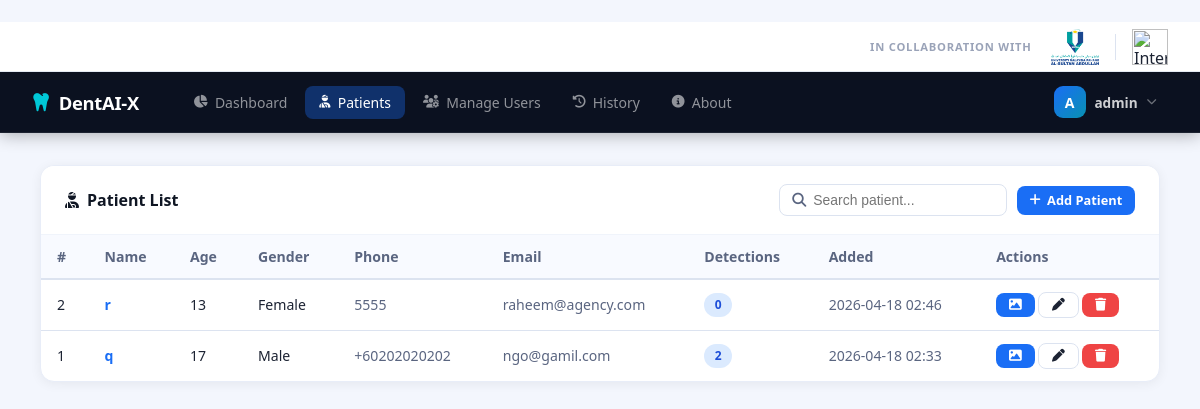
Screenshot of /admin/patients (signed in) with the database file from the repository.
### dental-detection/app_utils/models.py (models this page shows, shortened)
class User(UserMixin, db.Model):
    __tablename__ = "users"
    id            = db.Column(db.Integer, primary_key=True)
    username      = db.Column(db.String(80),  unique=True, nullable=False)
    email         = db.Column(db.String(120), unique=True, nullable=False)
    password_hash = db.Column(db.String(256), nullable=False)
    role          = db.Column(db.String(20),  nullable=False, default="dentist")  # admin | dentist
    is_active     = db.Column(db.Boolean, default=True)
    reset_token   = db.Column(db.String(100), nullable=True)
    avatar        = db.Column(db.String(200), nullable=True)   # relative path under static/
    created_at    = db.Column(db.DateTime, default=datetime.utcnow)
    detections    = db.relationship("Detection", backref="dentist", lazy=True,
                                    foreign_keys="Detection.dentist_id")
    patients_created = db.relationship("Patient", backref="created_by_user", lazy=True)

class Patient(db.Model):
    __tablename__ = "patients"
    id           = db.Column(db.Integer, primary_key=True)
    name         = db.Column(db.String(120), nullable=False)
    dob          = db.Column(db.String(20),  nullable=True)
    gender       = db.Column(db.String(10),  nullable=True)
    phone        = db.Column(db.String(30),  nullable=True)
    email        = db.Column(db.String(120), nullable=True)
    ic_number    = db.Column(db.String(50),  nullable=True)
    notes        = db.Column(db.Text,        nullable=True)
    created_by   = db.Column(db.Integer, db.ForeignKey("users.id"), nullable=True)
    created_at   = db.Column(db.DateTime, default=datetime.utcnow)
    detections   = db.relationship("Detection", backref="patient", lazy=True,
                                   cascade="all, delete-orphan")
    def age(self):
        if not self.dob:
            return "N/A"
        try:
            birth = datetime.strptime(self.dob, "%Y-%m-%d")
            today = datetime.today()
            return today.year - birth.year - ((today.month, today.day) < (birth.month, birth.day))
        except Exception:
            return "N/A"

### dental-detection/app.py (the view)
@app.route("/admin/patients")
@login_required
@admin_required
def admin_patients():
    q        = request.args.get("q", "").strip()
    query    = Patient.query
    if q:
        query = query.filter(Patient.name.ilike(f"%{q}%"))
    patients = query.order_by(Patient.created_at.desc()).all()
    return render_template("admin/patients.html", patients=patients, q=q)

### dental-detection/app.py (called while the page is built)
@app.template_filter("myt")
def myt_filter(dt, fmt="%Y-%m-%d %H:%M"):
    if not dt:
        return "—"
    return (dt + _td(hours=8)).strftime(fmt)

@login_manager.user_loader
def load_user(user_id):
    return db.session.get(User, int(user_id))

def admin_required(f):
    @wraps(f)
    def decorated(*args, **kwargs):
        if not current_user.is_authenticated or current_user.role != "admin":
            abort(403)
        return f(*args, **kwargs)
    return decorated

### dental-detection/templates/admin/patients.html (shortened to what this page needs)
﻿{% extends "base.html" %}
{% block content %}
<div class="card">
  <div class="card-header">
    <h2><i class="fa-solid fa-user-injured"></i> Patient List</h2>
    <div style="display:flex;gap:.6rem;align-items:center">
      <form method="GET" class="search-form">
        <div class="input-icon compact">
          <input type="text" name="q" value="{{ q }}" placeholder="Search patient..."/>
        </div>
      </form>
      <a href="{{ url_for('admin_add_patient') }}" class="btn btn-primary btn-sm">
        <i class="fa-solid fa-plus"></i> Add Patient
      </a>
    </div>
  </div>
  <div class="table-wrap">
    <table class="data-table">
      <thead>
        <tr><th>#</th><th>Name</th><th>Age</th><th>Gender</th><th>Phone</th><th>Email</th><th>Detections</th><th>Added</th><th>Actions</th></tr>
      </thead>
      <tbody>
        {% for p in patients %}
        <tr>
          <td>{{ p.id }}</td>
          <td><a href="{{ url_for('admin_patient_detail', pid=p.id) }}" style="font-weight:700;color:var(--primary);text-decoration:none">{{ p.name }}</a></td>
          <td>{{ p.age() }}</td>
          <td>{{ p.gender or ' - ' }}</td>
          <td class="text-muted">{{ p.phone or ' - ' }}</td>
          <td class="text-muted">{{ p.email or ' - ' }}</td>
          <td><span class="badge badge-blue">{{ p.detections|length }}</span></td>
          <td class="text-muted" style="white-space:nowrap">{{ p.created_at | myt }}</td>
          <td class="action-cell">
            <form method="POST" action="{{ url_for('admin_upload_patient_image', pid=p.id) }}" enctype="multipart/form-data" style="display:inline">
              <label for="upload-image-{{ p.id }}" class="btn btn-sm btn-primary" title="Add image for dentist" style="cursor:pointer">
                <i class="fa-solid fa-image"></i>
              </label>
            </form>
            <a href="{{ url_for('admin_edit_patient', pid=p.id) }}" class="btn btn-sm btn-outline" title="Edit">
              <i class="fa-solid fa-pen"></i>
            </a>
            <form method="POST" action="{{ url_for('admin_delete_patient', pid=p.id) }}" style="display:inline"
                  onsubmit="return confirm('Delete patient {{ p.name }}? All detections will be lost.')">
              <button class="btn btn-sm btn-danger" title="Delete"><i class="fa-solid fa-trash"></i></button>
            </form>
          </td>
        </tr>
        {% else %}
        <tr><td colspan="9" class="empty-row">No patients found. <a href="{{ url_for('admin_add_patient') }}">Add one  -> </a></td></tr>
        {% endfor %}
      </tbody>
    </table>
  </div>
</div>
{% endblock %}

### dental-detection/templates/base.html (shortened to what this page needs)
﻿<!DOCTYPE html>
<html lang="en">
<head>
  <link rel="stylesheet" href="{{ url_for('static', filename='css/style.css') }}"/>
  <link rel="stylesheet" href="https://cdnjs.cloudflare.com/ajax/libs/font-awesome/6.5.0/css/all.min.css"/>
</head>
<body class="app-layout">
<div class="co-brand-bar">
  <span class="cbr-label">In Collaboration with</span>
  <div class="cbr-logos">
    <img src="{{ url_for('static', filename='images/UMPSA.png') }}" alt="Universiti Malaysia Pahang Al-Sultan Abdullah" class="cbr-logo" title="Universiti Malaysia Pahang Al-Sultan Abdullah"/>
    <img src="{{ url_for('static', filename='images/IIUM.png') }}" alt="International Islamic University Malaysia" class="cbr-logo" title="International Islamic University Malaysia"/>
  </div>
</div>
<header class="topnav" id="topnav">
  <div class="topnav-inner">
    <a href="{{ url_for('dashboard') }}" class="tnav-logo">
      <i class="fa-solid fa-tooth"></i>
      <span>DentAI-X</span>
    </a>
    <nav class="tnav-links" id="tnavLinks">
      {% if current_user.role == 'admin' %}
        <a href="{{ url_for('admin_dashboard') }}" class="tnav-item {% if request.endpoint == 'admin_dashboard' %}active{% endif %}">
          <i class="fa-solid fa-chart-pie"></i> Dashboard
        </a>
        <a href="{{ url_for('admin_patients') }}" class="tnav-item {% if 'patient' in request.endpoint %}active{% endif %}">
          <i class="fa-solid fa-user-injured"></i> Patients
        </a>
        <a href="{{ url_for('admin_users') }}" class="tnav-item {% if 'user' in request.endpoint and request.endpoint != 'profile' %}active{% endif %}">
          <i class="fa-solid fa-users-gear"></i> Manage Users
        </a>
        <a href="{{ url_for('admin_history') }}" class="tnav-item {% if 'history' in request.endpoint or 'detection_detail' in request.endpoint %}active{% endif %}">
          <i class="fa-solid fa-clock-rotate-left"></i> History
        </a>
      {% endif %}
      <a href="{{ url_for('about') }}" class="tnav-item {% if request.endpoint == 'about' %}active{% endif %}">
        <i class="fa-solid fa-circle-info"></i> About
      </a>
    </nav>
    <div class="tnav-right">
      <div class="tnav-user" id="userMenuBtn" onclick="toggleUserMenu()">
        {% if current_user.avatar %}
          <img src="{{ url_for('static', filename=current_user.avatar) }}" class="tnav-avatar-img" alt="avatar"/>
        {% else %}
          <div class="tnav-avatar-letter">{{ current_user.username[0]|upper }}</div>
        {% endif %}
        <span class="tnav-username">{{ current_user.username }}</span>
        <i class="fa-solid fa-chevron-down tnav-caret"></i>
      </div>
    </div>
  </div>
</header>
<main class="page-wrap">
  <div class="page-content">
    {% block content %}{% endblock %}
  </div>
</main>
</body>
</html>

### rows the page displays
User: username "A", username "admin"
Patient: id "2", name "r", age "13", gender "Female", phone "5555", email "raheem@agency.com", detections|length "0", created_at|myt "2026-04-18 02:46"
Patient: id "1", name "q", age "17", gender "Male", phone "+60202020202", email "ngo@gamil.com", detections|length "2", created_at|myt "2026-04-18 02:33"
